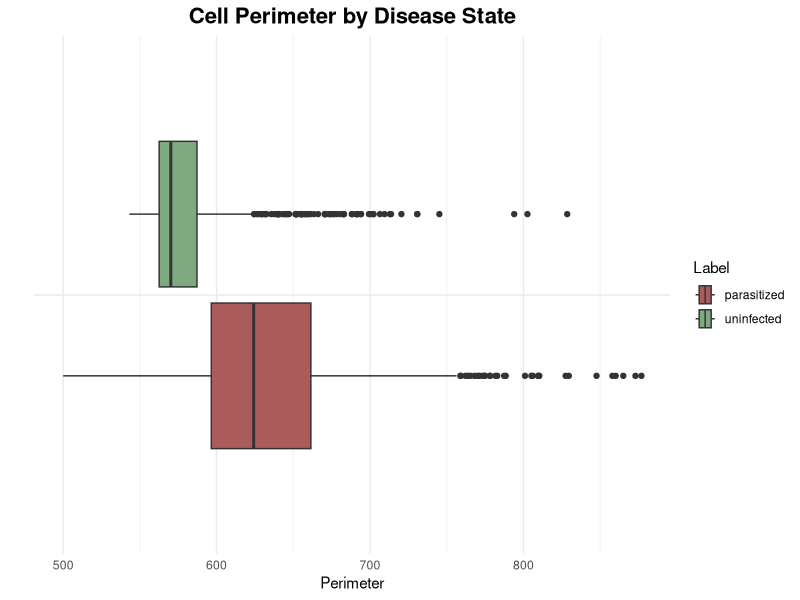
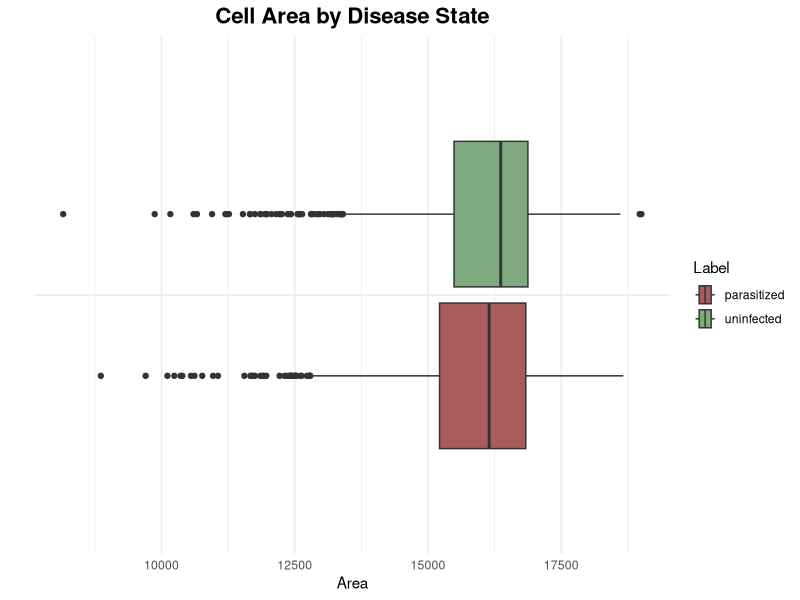
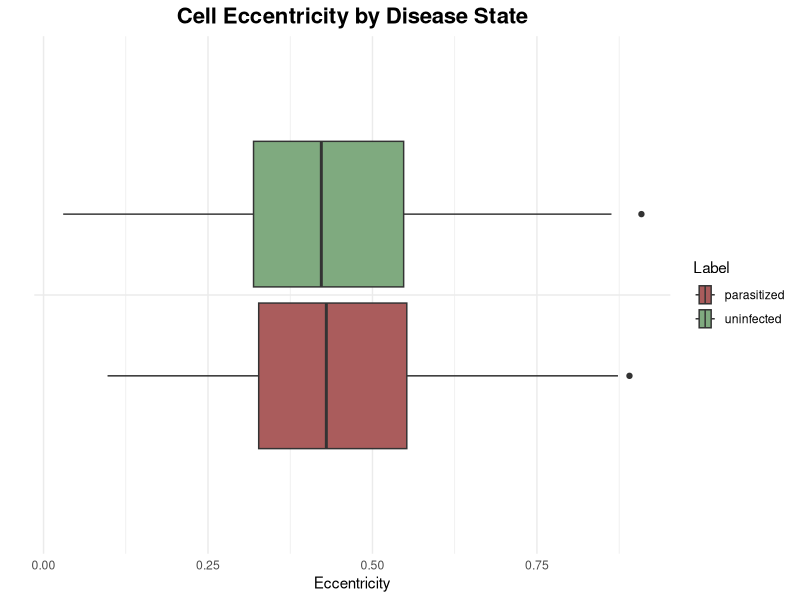
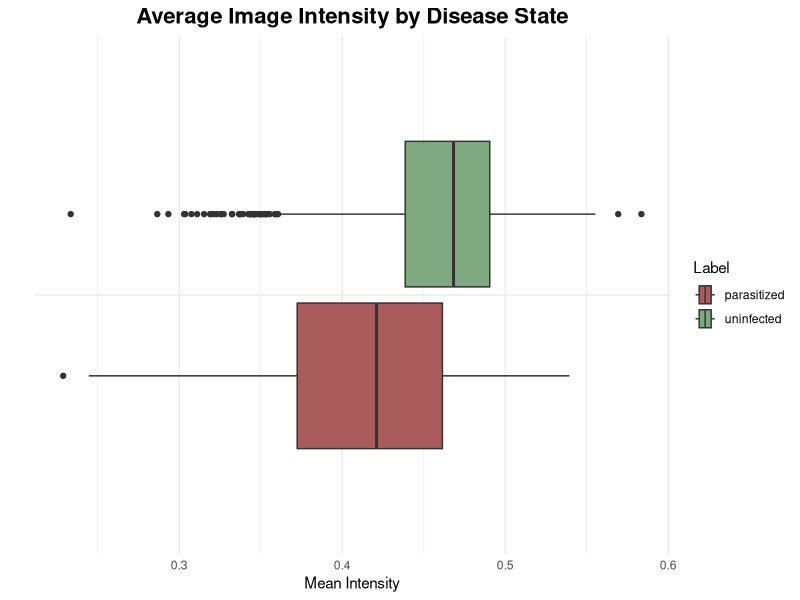

The R source for these figures, in order: (Note: this script raises an error after producing the figures.)
## ---- chunk 1
library(ggplot2)
library(dplyr)
library(knitr)
library(kableExtra)
## ---- chunk 2
df <- read.csv("clean_features.csv")
df <- df[-1]
df_rf <- read.csv("rf_predictions.csv")
df_svc <- read.csv("svc_predictions.csv")
## ---- chunk 3
skimr::skim(df)
## ---- chunk 4
ggplot(df, aes(x=perimeter, y="", fill=label)) + 
  geom_boxplot() +
  theme_minimal() +
  scale_fill_manual(values=c('parasitized'="#AA5C5C", 'uninfected'="#7FAA7F")) +
  labs(title="Cell Perimeter by Disease State", fill="Label", x="Perimeter", y="") +
  theme(
    plot.title = element_text(hjust = 0.5, size = 16, face = "bold")
  )
## ---- chunk 5
ggplot(df, aes(x=area, y="", fill=label)) + 
  geom_boxplot() +
  theme_minimal() +
  scale_fill_manual(values=c('parasitized'="#AA5C5C", 'uninfected'="#7FAA7F")) +
  labs(title="Cell Area by Disease State", fill="Label", x="Area", y="") +
  theme(
    plot.title = element_text(hjust = 0.5, size = 16, face = "bold")
  )
## ---- chunk 6
ggplot(df, aes(x=eccentricity, y="", fill=label)) + 
  geom_boxplot() +
  theme_minimal() +
  scale_fill_manual(values=c('parasitized'="#AA5C5C", 'uninfected'="#7FAA7F")) +
  labs(title="Cell Eccentricity by Disease State", fill="Label", x="Eccentricity", y="") +
  theme(
    plot.title = element_text(hjust = 0.5, size = 16, face = "bold")
  )
## ---- chunk 7
ggplot(df, aes(x=mean_intensity, y="", fill=label)) + 
  geom_boxplot() +
  theme_minimal() +
  scale_fill_manual(values=c('parasitized'="#AA5C5C", 'uninfected'="#7FAA7F")) +
  labs(title="Average Image Intensity by Disease State", fill="Label", x="Mean Intensity", y="") +
  theme(
    plot.title = element_text(hjust = 0.5, size = 16, face = "bold")
  )
## ---- chunk 8
model_data <- data.frame(
  Model    = c("Random Forest", "SVC"),
  "Accuracy_PreTune" = c(0.821, 0.834),
  "Accuracy_Tuned" = c(0.824, 0.830)
)

model_data %>%
  kable(align = "c", caption = "Model Accuracy Comparison") %>%
  kable_styling(
    bootstrap_options = c("striped", "hover", "condensed", "bordered"),
    full_width        = FALSE,
    position          = "center"
  ) %>%
  row_spec(0, bold = TRUE, color = "white", background = "#444441") %>%
  row_spec(which.max(model_data$Accuracy_Tuned),
           bold       = TRUE,
           color      = "white",
           background = "#ADCDAD") %>%
  column_spec(3, bold = TRUE)
## ---- chunk 9
# actual vs predicted as a table
results_table <- table(Actual = df_rf$Actual, Predicted = df_rf$Predicted_tuned)

# mosaic plot
mosaicplot(results_table,
           color = c("#AA5C5C", "#7FAA7F"),
           main  = "RF: Actual vs Predicted",
           xlab  = "Actual",
           ylab  = "Predicted")
## ---- chunk 10
# actual vs predicted as a table
results_table <- table(Actual = df_svc$Actual, Predicted = df_svc$Predicted_tuned)

# mosaic plot
mosaicplot(results_table,
           color = c("#AA5C5C", "#7FAA7F"),
           main  = "SVC: Actual vs Predicted",
           xlab  = "Actual",
           ylab  = "Predicted")
